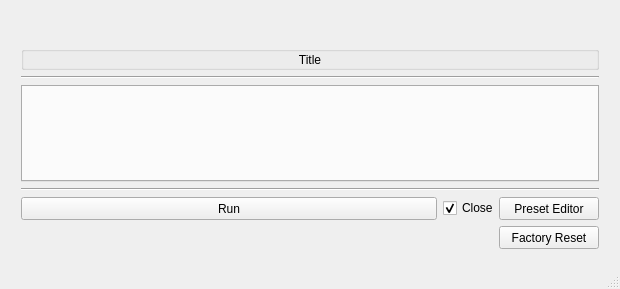
<?xml version="1.0" encoding="UTF-8"?>
<ui version="4.0">
 <class>dynUIMain</class>
 <widget class="QMainWindow" name="dynUIMain">
  <property name="geometry">
   <rect>
    <x>0</x>
    <y>0</y>
    <width>620</width>
    <height>289</height>
   </rect>
  </property>
  <property name="sizePolicy">
   <sizepolicy hsizetype="Expanding" vsizetype="Expanding">
    <horstretch>0</horstretch>
    <verstretch>0</verstretch>
   </sizepolicy>
  </property>
  <property name="minimumSize">
   <size>
    <width>0</width>
    <height>0</height>
   </size>
  </property>
  <property name="maximumSize">
   <size>
    <width>16777215</width>
    <height>16777215</height>
   </size>
  </property>
  <property name="windowTitle">
   <string>Mansur- Dynamic UI</string>
  </property>
  <widget class="QWidget" name="centralwidget">
   <property name="sizePolicy">
    <sizepolicy hsizetype="Expanding" vsizetype="Expanding">
     <horstretch>0</horstretch>
     <verstretch>0</verstretch>
    </sizepolicy>
   </property>
   <layout class="QGridLayout" name="gridLayout">
    <item row="1" column="0">
     <layout class="QVBoxLayout" name="verticalLayout" stretch="0,0,0,0">
      <property name="sizeConstraint">
       <enum>QLayout::SetNoConstraint</enum>
      </property>
      <property name="leftMargin">
       <number>12</number>
      </property>
      <property name="rightMargin">
       <number>12</number>
      </property>
      <property name="bottomMargin">
       <number>9</number>
      </property>
      <item>
       <layout class="QVBoxLayout" name="topVLayout">
        <item>
         <spacer name="verticalSpacer">
          <property name="orientation">
           <enum>Qt::Vertical</enum>
          </property>
          <property name="sizeType">
           <enum>QSizePolicy::Minimum</enum>
          </property>
          <property name="sizeHint" stdset="0">
           <size>
            <width>20</width>
            <height>5</height>
           </size>
          </property>
         </spacer>
        </item>
        <item>
         <layout class="QHBoxLayout" name="horizontalLayout">
          <item>
           <spacer name="horizontalSpacer">
            <property name="orientation">
             <enum>Qt::Horizontal</enum>
            </property>
            <property name="sizeHint" stdset="0">
             <size>
              <width>40</width>
              <height>20</height>
             </size>
            </property>
           </spacer>
          </item>
          <item>
           <widget class="QLabel" name="iconLbl">
            <property name="sizePolicy">
             <sizepolicy hsizetype="Minimum" vsizetype="Minimum">
              <horstretch>0</horstretch>
              <verstretch>0</verstretch>
             </sizepolicy>
            </property>
            <property name="text">
             <string/>
            </property>
           </widget>
          </item>
          <item>
           <spacer name="horizontalSpacer_2">
            <property name="orientation">
             <enum>Qt::Horizontal</enum>
            </property>
            <property name="sizeHint" stdset="0">
             <size>
              <width>40</width>
              <height>20</height>
             </size>
            </property>
           </spacer>
          </item>
         </layout>
        </item>
        <item>
         <widget class="QGroupBox" name="groupBox">
          <property name="maximumSize">
           <size>
            <width>16777215</width>
            <height>24</height>
           </size>
          </property>
          <property name="title">
           <string/>
          </property>
          <layout class="QVBoxLayout" name="verticalLayout_2">
           <property name="topMargin">
            <number>3</number>
           </property>
           <property name="bottomMargin">
            <number>3</number>
           </property>
           <item>
            <widget class="QLabel" name="titleLbl">
             <property name="sizePolicy">
              <sizepolicy hsizetype="Minimum" vsizetype="Minimum">
               <horstretch>0</horstretch>
               <verstretch>0</verstretch>
              </sizepolicy>
             </property>
             <property name="text">
              <string>Title</string>
             </property>
             <property name="alignment">
              <set>Qt::AlignCenter</set>
             </property>
            </widget>
           </item>
          </layout>
         </widget>
        </item>
        <item>
         <widget class="Line" name="line_3">
          <property name="sizePolicy">
           <sizepolicy hsizetype="Minimum" vsizetype="Minimum">
            <horstretch>0</horstretch>
            <verstretch>0</verstretch>
           </sizepolicy>
          </property>
          <property name="accessibleName">
           <string>HLine</string>
          </property>
          <property name="orientation">
           <enum>Qt::Horizontal</enum>
          </property>
         </widget>
        </item>
       </layout>
      </item>
      <item>
       <widget class="QTabWidget" name="mainTabWidget">
        <property name="currentIndex">
         <number>-1</number>
        </property>
       </widget>
      </item>
      <item>
       <widget class="Line" name="line_4">
        <property name="sizePolicy">
         <sizepolicy hsizetype="Minimum" vsizetype="Minimum">
          <horstretch>0</horstretch>
          <verstretch>0</verstretch>
         </sizepolicy>
        </property>
        <property name="accessibleName">
         <string>HLine</string>
        </property>
        <property name="orientation">
         <enum>Qt::Horizontal</enum>
        </property>
       </widget>
      </item>
      <item>
       <layout class="QGridLayout" name="gridLayout_2">
        <item row="0" column="0">
         <widget class="QPushButton" name="runBtn">
          <property name="minimumSize">
           <size>
            <width>0</width>
            <height>23</height>
           </size>
          </property>
          <property name="accessibleName">
           <string>majorAction</string>
          </property>
          <property name="text">
           <string>Run</string>
          </property>
         </widget>
        </item>
        <item row="0" column="1">
         <widget class="QCheckBox" name="closeOnApply_cbx">
          <property name="maximumSize">
           <size>
            <width>50</width>
            <height>16777215</height>
           </size>
          </property>
          <property name="text">
           <string>Close</string>
          </property>
          <property name="checked">
           <bool>true</bool>
          </property>
         </widget>
        </item>
        <item row="2" column="2">
         <widget class="QPushButton" name="factoryRest_btn">
          <property name="minimumSize">
           <size>
            <width>100</width>
            <height>23</height>
           </size>
          </property>
          <property name="maximumSize">
           <size>
            <width>100</width>
            <height>16777215</height>
           </size>
          </property>
          <property name="text">
           <string>Factory Reset</string>
          </property>
         </widget>
        </item>
        <item row="0" column="2">
         <widget class="QPushButton" name="presetEditor_btn">
          <property name="minimumSize">
           <size>
            <width>100</width>
            <height>23</height>
           </size>
          </property>
          <property name="maximumSize">
           <size>
            <width>100</width>
            <height>16777215</height>
           </size>
          </property>
          <property name="text">
           <string>Preset Editor</string>
          </property>
         </widget>
        </item>
       </layout>
      </item>
     </layout>
    </item>
    <item row="0" column="0">
     <widget class="QWidget" name="header" native="true">
      <layout class="QHBoxLayout" name="horizontalLayout_2">
       <property name="leftMargin">
        <number>0</number>
       </property>
       <property name="topMargin">
        <number>0</number>
       </property>
       <property name="rightMargin">
        <number>0</number>
       </property>
       <property name="bottomMargin">
        <number>0</number>
       </property>
       <item>
        <layout class="QHBoxLayout" name="headerLayout"/>
       </item>
      </layout>
     </widget>
    </item>
   </layout>
  </widget>
  <widget class="QMenuBar" name="menubar">
   <property name="geometry">
    <rect>
     <x>0</x>
     <y>0</y>
     <width>620</width>
     <height>21</height>
    </rect>
   </property>
  </widget>
  <widget class="QStatusBar" name="statusbar"/>
 </widget>
 <resources/>
 <connections/>
</ui>
